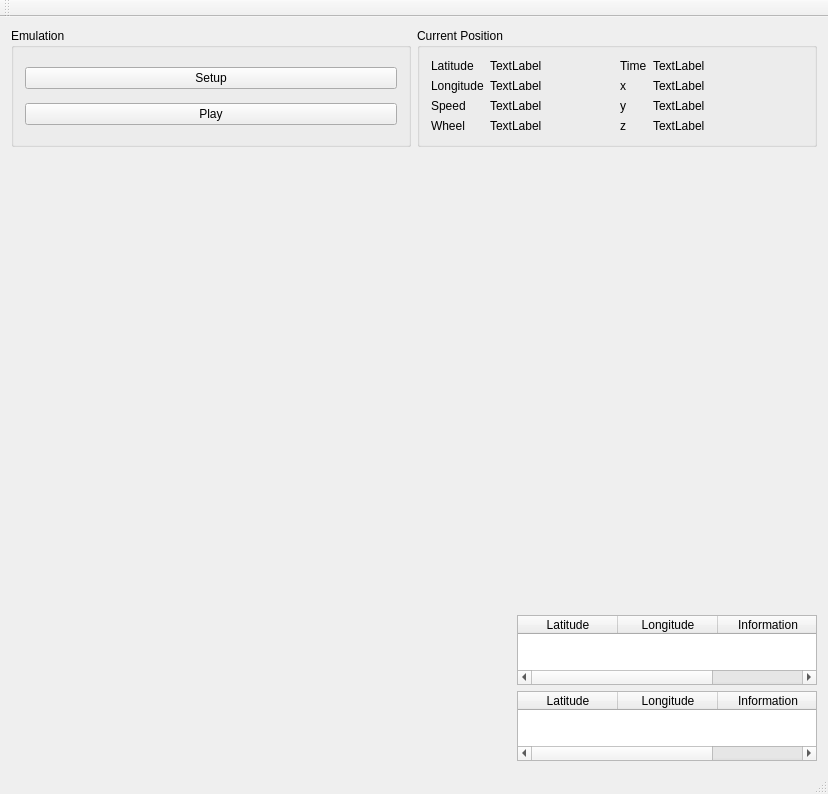
<?xml version="1.0" encoding="UTF-8"?>
<ui version="4.0">
 <class>MainWindow</class>
 <widget class="QMainWindow" name="MainWindow">
  <property name="geometry">
   <rect>
    <x>0</x>
    <y>0</y>
    <width>828</width>
    <height>700</height>
   </rect>
  </property>
  <property name="windowTitle">
   <string>MainWindow</string>
  </property>
  <widget class="QWidget" name="centralWidget">
   <layout class="QVBoxLayout" name="verticalLayout_6">
    <item>
     <layout class="QHBoxLayout" name="horizontalLayout_2">
      <item>
       <widget class="QGroupBox" name="groupBox_2">
        <property name="title">
         <string>Emulation</string>
        </property>
        <layout class="QHBoxLayout" name="horizontalLayout">
         <item>
          <layout class="QVBoxLayout" name="verticalLayout_5">
           <item>
            <widget class="QPushButton" name="btnSetup">
             <property name="text">
              <string>Setup</string>
             </property>
            </widget>
           </item>
           <item>
            <widget class="QPushButton" name="btnPlayStop">
             <property name="text">
              <string>Play</string>
             </property>
            </widget>
           </item>
          </layout>
         </item>
        </layout>
       </widget>
      </item>
      <item>
       <widget class="QGroupBox" name="groupBox">
        <property name="title">
         <string>Current Position</string>
        </property>
        <layout class="QVBoxLayout" name="verticalLayout">
         <item>
          <layout class="QHBoxLayout" name="horizontalLayout_4">
           <item>
            <layout class="QFormLayout" name="formLayout">
             <item row="0" column="0">
              <widget class="QLabel" name="label">
               <property name="text">
                <string>Latitude</string>
               </property>
              </widget>
             </item>
             <item row="0" column="1">
              <widget class="QLabel" name="txtLatitude">
               <property name="text">
                <string>TextLabel</string>
               </property>
              </widget>
             </item>
             <item row="1" column="0">
              <widget class="QLabel" name="label_3">
               <property name="text">
                <string>Longitude</string>
               </property>
              </widget>
             </item>
             <item row="1" column="1">
              <widget class="QLabel" name="txtLongitude">
               <property name="text">
                <string>TextLabel</string>
               </property>
              </widget>
             </item>
             <item row="2" column="0">
              <widget class="QLabel" name="label_2">
               <property name="text">
                <string>Speed</string>
               </property>
              </widget>
             </item>
             <item row="2" column="1">
              <widget class="QLabel" name="lblSpeed">
               <property name="text">
                <string>TextLabel</string>
               </property>
              </widget>
             </item>
             <item row="3" column="0">
              <widget class="QLabel" name="label_4">
               <property name="text">
                <string>Wheel</string>
               </property>
              </widget>
             </item>
             <item row="3" column="1">
              <widget class="QLabel" name="lblDirection">
               <property name="text">
                <string>TextLabel</string>
               </property>
              </widget>
             </item>
            </layout>
           </item>
           <item>
            <layout class="QFormLayout" name="formLayout_2">
             <item row="0" column="0">
              <widget class="QLabel" name="label_5">
               <property name="text">
                <string>Time</string>
               </property>
              </widget>
             </item>
             <item row="0" column="1">
              <widget class="QLabel" name="lblTime">
               <property name="text">
                <string>TextLabel</string>
               </property>
              </widget>
             </item>
             <item row="1" column="0">
              <widget class="QLabel" name="label_7">
               <property name="text">
                <string>x</string>
               </property>
              </widget>
             </item>
             <item row="1" column="1">
              <widget class="QLabel" name="lblX">
               <property name="text">
                <string>TextLabel</string>
               </property>
              </widget>
             </item>
             <item row="2" column="0">
              <widget class="QLabel" name="label_9">
               <property name="text">
                <string>y</string>
               </property>
              </widget>
             </item>
             <item row="3" column="0">
              <widget class="QLabel" name="label_10">
               <property name="text">
                <string>z</string>
               </property>
              </widget>
             </item>
             <item row="2" column="1">
              <widget class="QLabel" name="lblY">
               <property name="text">
                <string>TextLabel</string>
               </property>
              </widget>
             </item>
             <item row="3" column="1">
              <widget class="QLabel" name="lblZ">
               <property name="text">
                <string>TextLabel</string>
               </property>
              </widget>
             </item>
            </layout>
           </item>
          </layout>
         </item>
        </layout>
       </widget>
      </item>
     </layout>
    </item>
    <item>
     <layout class="QHBoxLayout" name="horizontalLayout_3">
      <item>
       <widget class="MapViewWidget" name="mapWidget" native="true">
        <property name="minimumSize">
         <size>
          <width>500</width>
          <height>300</height>
         </size>
        </property>
       </widget>
      </item>
      <item>
       <layout class="QVBoxLayout" name="verticalLayout_2">
        <item>
         <widget class="ForwardViewWidget" name="forwardViewWidget" native="true">
          <property name="minimumSize">
           <size>
            <width>300</width>
            <height>300</height>
           </size>
          </property>
         </widget>
        </item>
        <item>
         <widget class="ForwardViewSchemeWidget" name="forwardWidget2" native="true">
          <property name="minimumSize">
           <size>
            <width>300</width>
            <height>150</height>
           </size>
          </property>
         </widget>
        </item>
        <item>
         <widget class="QTableWidget" name="nodeInformation">
          <column>
           <property name="text">
            <string>Latitude</string>
           </property>
          </column>
          <column>
           <property name="text">
            <string>Longitude</string>
           </property>
          </column>
          <column>
           <property name="text">
            <string>Information</string>
           </property>
          </column>
         </widget>
        </item>
        <item>
         <widget class="QTableWidget" name="intersections">
          <column>
           <property name="text">
            <string>Latitude</string>
           </property>
          </column>
          <column>
           <property name="text">
            <string>Longitude</string>
           </property>
          </column>
          <column>
           <property name="text">
            <string>Information</string>
           </property>
          </column>
         </widget>
        </item>
       </layout>
      </item>
     </layout>
    </item>
   </layout>
  </widget>
  <widget class="QMenuBar" name="menuBar">
   <property name="geometry">
    <rect>
     <x>0</x>
     <y>0</y>
     <width>828</width>
     <height>27</height>
    </rect>
   </property>
  </widget>
  <widget class="QToolBar" name="mainToolBar">
   <attribute name="toolBarArea">
    <enum>TopToolBarArea</enum>
   </attribute>
   <attribute name="toolBarBreak">
    <bool>false</bool>
   </attribute>
  </widget>
  <widget class="QStatusBar" name="statusBar"/>
 </widget>
 <layoutdefault spacing="6" margin="11"/>
 <customwidgets>
  <customwidget>
   <class>ForwardViewWidget</class>
   <extends>QWidget</extends>
   <header location="global">forwardviewwidget.h</header>
   <container>1</container>
  </customwidget>
  <customwidget>
   <class>MapViewWidget</class>
   <extends>QWidget</extends>
   <header location="global">mapviewwidget.h</header>
   <container>1</container>
  </customwidget>
  <customwidget>
   <class>ForwardViewSchemeWidget</class>
   <extends>QWidget</extends>
   <header>forwardviewschemewidget.h</header>
   <container>1</container>
  </customwidget>
 </customwidgets>
 <resources/>
 <connections/>
</ui>
